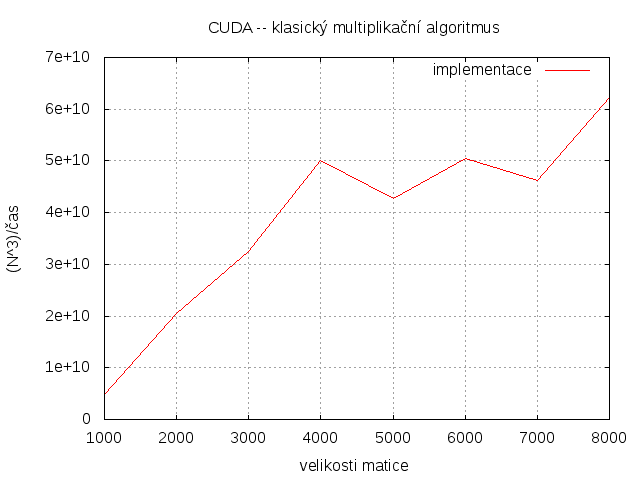

Generate this figure with gnuplot:
set term png
set output "cuda2.png"
set grid  xtics ytics
set   autoscale                        # scale axes automatically
unset log                              # remove any log-scaling
unset label                            # remove any previous labels
set xtic auto                          # set xtics automatically
set ytic auto                          # set ytics automatically
set title "CUDA -- klasický multiplikační algoritmus"
set xlabel "velikosti matice"
set ylabel "(N^3)/čas"

plot "cuda2" using 1:2 title 'implementace' with line
